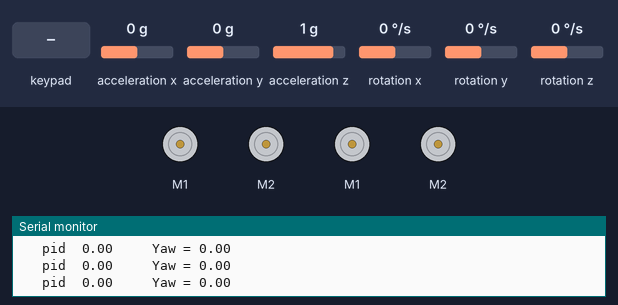
Bench run of a sketch on a simulated Arduino Uno, built with avr-gcc and run on an emulated ATmega328P. Parts: 4 × DC motor (green arrow = forward, orange = backward, longer = faster), the last lines printed to the serial monitor. The inputs (shaded band) are chosen by the test bench; at power-on: rotation z 0 °/s, acceleration x 0 g, acceleration y 0 g, acceleration z 1 g, rotation x 0 °/s, rotation y 0 °/s.

Above: at 1.2 s.
1.3 s: rotation z set to -100 °/s
At 2.4 s:
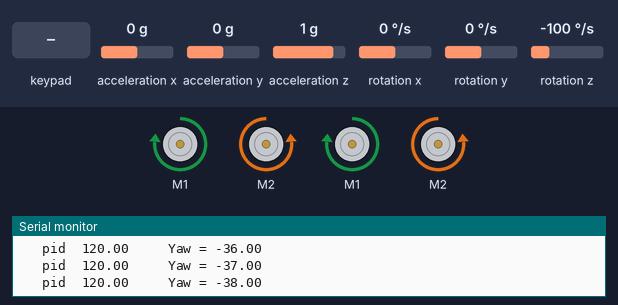
3.5 s: rotation z set to 100 °/s
At 4.93 s:
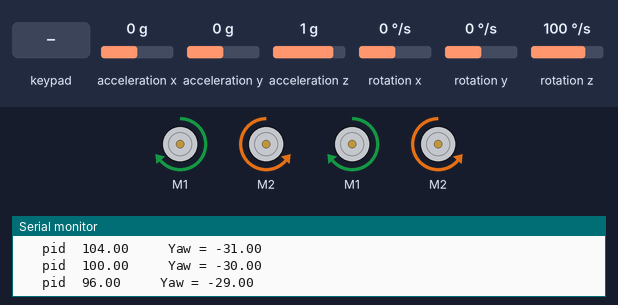
6.5 s: key 'X' pressed
At 7.5 s:
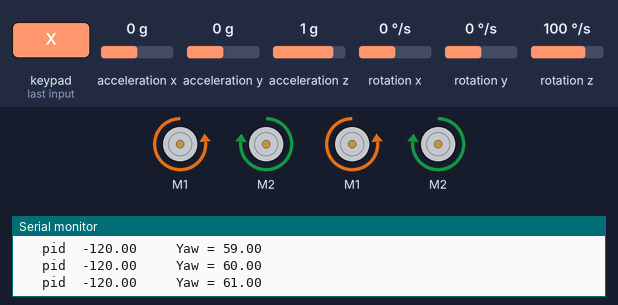
8.0 s: key 'T' pressed
At 8.4 s:
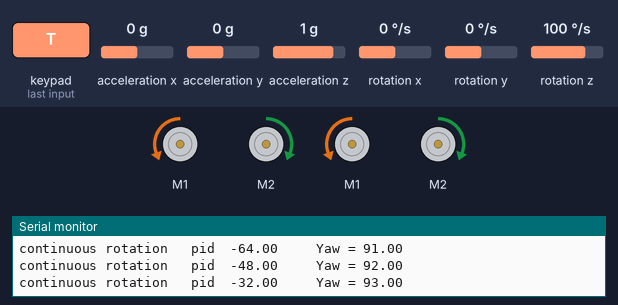
10.0 s: rotation z set to -192 °/s
At 10.7 s:
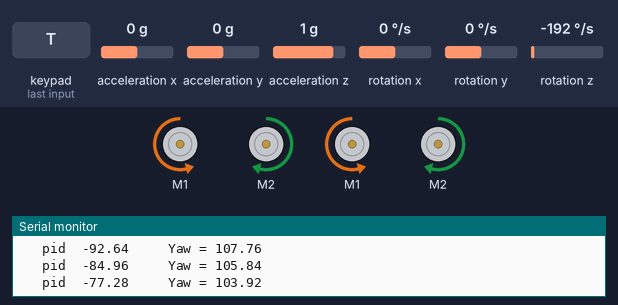
12.9 s: key 'S' pressed
At 13.4 s:
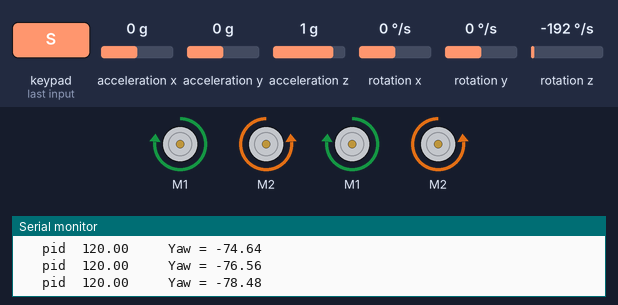
Timing chart, 0 to 15.4 s (numbered marks = the images above; inputs shaded):
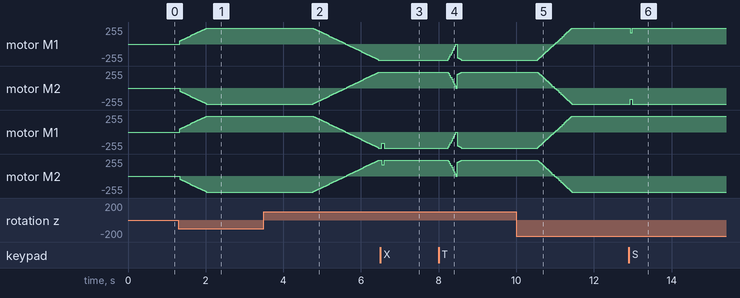

The sketch:

sketch_sep21d_square_with_proper.ino
```cpp
#include <PS2X_lib.h>
PS2X ps2x;
#include <Wire.h>
#include <MPU6050.h>
MPU6050 mpu;
unsigned long timer = 0;
float timeStep = 0.01;
float yaw = 0;

#include <SoftwareSerial.h>
#include <SabertoothSimplified.h>

SoftwareSerial SWSerial1(NOT_A_PIN, 10);
SabertoothSimplified ST1(SWSerial1);
SoftwareSerial SWSerial2(NOT_A_PIN, 3);
SabertoothSimplified ST2(SWSerial2);
float R, theta, M, count1 = 0, count2 = 0, count3 = 0, count4 = 0, h = 0, j = 0, k = 0, l = 0, setpoint = 0, pre_error, p, i, d, error, pid, L1, L2, R1, R2, LY, LX, a, b, c, A, B, C, D;
float kp = 0, ki = 0, kd = 0,w=0;
int N;
int RED, counter1, counter;
int GREEN;
int BLUE, FORWARD, BACKWARD, RIGHT, LEFT,PINK;
void setup() {
  M = ps2x.config_gamepad(9, 7, 6, 8, true, true);
  SWSerial1.begin(9600);

  SWSerial2.begin(9600);

  Serial.begin(115200);
  while (!mpu.begin(MPU6050_SCALE_2000DPS, MPU6050_RANGE_2G)) {
    Serial.println("Could not find a valid MPU6050 sensor, check wiring!");
    delay(500);
  }
  mpu.calibrateGyro();
  mpu.setThreshold(1);
}
void loop() {
  if (error >= 12 && error <= -12) {
    kp = 12, kd = 28;
  } else {
    kp = 4, kd = 20;
  }
  timer = millis();
  Vector norm = mpu.readNormalizeGyro();
  yaw = yaw + norm.ZAxis * timeStep;
  delay((timeStep * 1000) - (millis() - timer));

  error = setpoint - yaw;
  p = error;
  i = i + error;
  d = error - pre_error;
  pre_error = error;
  pid = kp * p + ki * i + kd * d;
  pid = constrain(pid, -120, 120);


  //  Serial.print("pid ");
  //  Serial.print(pid);
  ps2x.read_gamepad();
  L1 = ps2x.ButtonPressed(PSB_L1);
  R1 = ps2x.ButtonPressed(PSB_R1);
  L2 = ps2x.ButtonPressed(PSB_L2);
  R2 = ps2x.ButtonPressed(PSB_R2);
  LY = ps2x.Analog(PSS_LY);
  LX = ps2x.Analog(PSS_LX);
  RED = ps2x.Button(PSB_RED);
  GREEN = ps2x.Button(PSB_GREEN);
  BLUE = ps2x.ButtonPressed(PSB_BLUE);
  PINK = ps2x.ButtonPressed(PSB_PINK);
  FORWARD = ps2x.Button(PSB_PAD_UP);
  BACKWARD = ps2x.Button(PSB_PAD_DOWN);
  RIGHT = ps2x.Button(PSB_PAD_RIGHT);
  LEFT = ps2x.Button(PSB_PAD_LEFT);
  FORWARD = ps2x.Analog(PSAB_PAD_UP);
  BACKWARD = ps2x.Analog(PSAB_PAD_DOWN);
  RIGHT = ps2x.Analog(PSAB_PAD_RIGHT);
  LEFT = ps2x.Analog(PSAB_PAD_LEFT);

  if (GREEN == 1) {
    Serial.print("continuous rotation");
    setpoint = setpoint + 5;
    // setpoint=360;
    // pid = 50;
  }
  // else if(GREEN==0)
  // {
  //   pid=0;
  // }
  // // Switching case of turning
  int gr;
  int counter;
  if (BLUE == 1 && gr == 0) {
    gr = 1;
  }
  if (BLUE == 1 && gr == 1) {
    counter++;
    gr = 0;
  }

  if (counter % 2 == 0) {
    if (L1 == 1) {
      setpoint = setpoint + 154.5;
      Serial.print("270");
    } else if (R1 == 1) {
      setpoint = setpoint - 154.5;
      Serial.print("-270");
    } else if (L2 == 1) {
      setpoint = setpoint + 206;
      Serial.print("360");
    } else if (R2 == 1) {
      setpoint = setpoint - 206;
      Serial.print("-360");
    }
  }

  if (counter % 2 != 0) {
    if (L1 == 1) {
      setpoint = setpoint + 51.5;
      Serial.print("90");
    } else if (R1 == 1) {
      setpoint = setpoint - 51.5;
      Serial.print("-90");
    } else if (L2 == 1) {
      setpoint = setpoint + 103;
      Serial.print("180");
    } else if (R2 == 1) {
      setpoint = setpoint - 103;
      Serial.print("-180");
    }
  }

  int LY = ps2x.Analog(PSS_LY);
  LY = map(LY, 0, 255, 127, -127);
  int LX = ps2x.Analog(PSS_LX);
  LX = map(LX, 0, 255, 127, -127);
  R = sqrt((LX * LX) + (LY * LY));
  theta = atan2(LY, LX) * 180 / 3.142;

  if (PINK == 1 && w == 0) {
    w = 1;
  }
  if (PINK == 1 && w == 1) {
    counter++;
    w = 0;
  }
  if (counter % 2 != 0) {
    counter1++;
  }
  if (counter1 > 0) {
    R = 50;
    theta = 90;
  }
  if (counter1 >= 200) {
    R = 50;
    theta = 0;
  }
  if (counter1 >= 400) {
    R = 50;
    theta = -90;
  }
  if (counter1 >= 600) {
    R = 50;
    theta = 180;
  }
  if (counter1 >= 800) {
    // counter1=0;
    R = 0;
  }
  if (counter % 2 == 0) {
    counter1 = 0;
  }


  a = R * sin((theta - 45) * 3.142 / 180);
  b = R * sin((135 - theta) * 3.142 / 180);
  c = R * sin((theta - 45) * 3.142 / 180);
  d = R * sin((135 - theta) * 3.142 / 180);

  A = -a + pid;
  B = b - pid;
  C = c + pid;
  D = -d - pid;
  A = constrain(A, -120, 120);
  B = constrain(B, -120, 120);
  C = constrain(C, -120, 120);
  D = constrain(D, -120, 120);
  ST1.motor(1, A);
  ST1.motor(2, B);
  ST2.motor(1, C);
  ST2.motor(2, D);

  Serial.print("   pid  ");
  Serial.print(pid);
  Serial.print("     Yaw = ");
  Serial.println(yaw);
}
```

Measured:
- after the input at 1.3 s, motor M1, motor M1: moves from stopped to forward 240/255 over 0.68 s, starting at once; motor M2, motor M2: moves from stopped to backward 240/255 over 0.68 s, starting at once
- after the input at 3.5 s, motor M1, motor M1: moves from forward 240/255 to backward 240/255 over 1.7 s, starting after 1.3 s; motor M2, motor M2: moves from backward 240/255 to forward 240/255 over 1.7 s, starting after 1.3 s
- after the input at 6.5 s, motor M1: backward 240/255 → backward 168/255 at once, → backward 240/255 0.06 s later; motor M2: forward 240/255 → forward 168/255 at once, → forward 240/255 0.06 s later
- after the input at 8.0 s, motor M1, motor M1: rises from backward 240/255 to stopped in 0.20 s, then falls to backward 240/255 in 0.14 s
- after the input at 10.0 s, motor M1, motor M1: moves from backward 240/255 to forward 240/255 over 0.88 s, starting after 0.55 s; motor M2, motor M2: moves from forward 240/255 to backward 240/255 over 0.88 s, starting after 0.55 s
- after the input at 12.9 s, motor M1: forward 240/255 → forward 168/255 at once, → forward 240/255 0.06 s later; motor M2: backward 240/255 → backward 168/255 at once, → backward 240/255 0.06 s later
